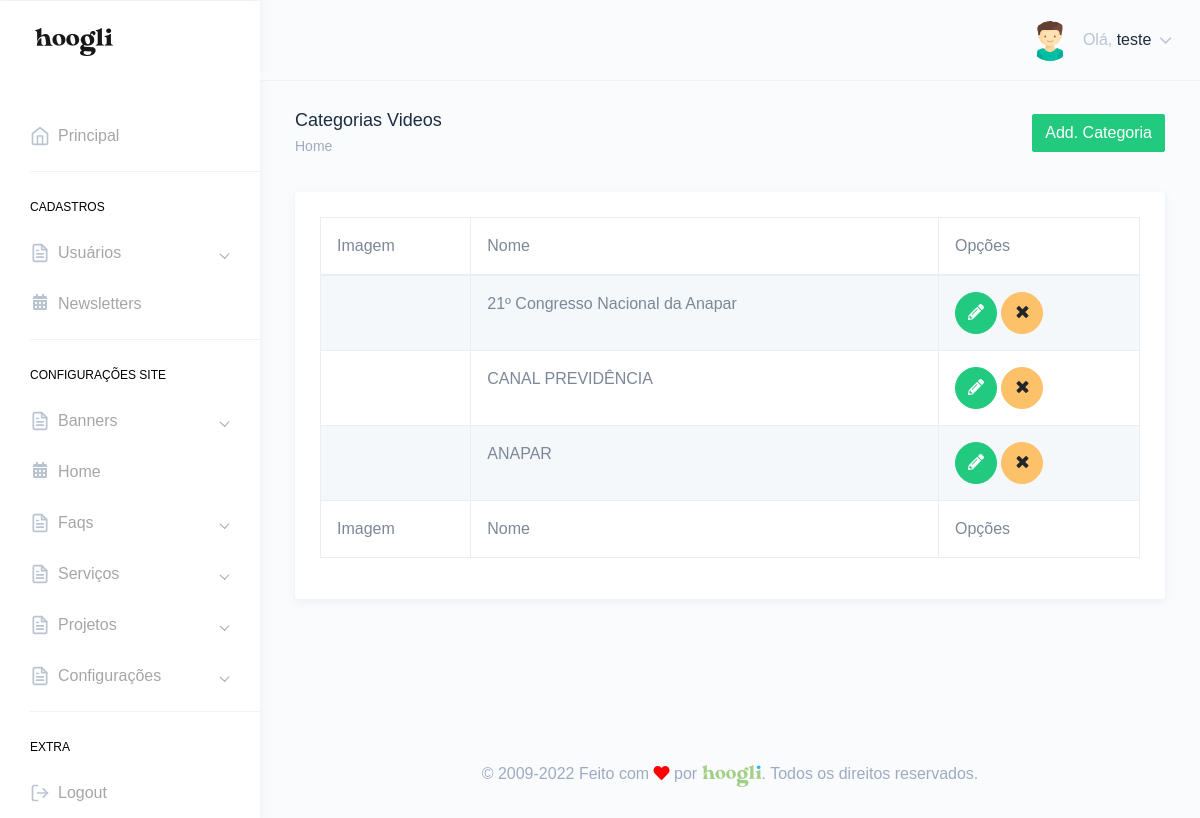
Screenshot of /painel/categoriasvideos.php (signed in) with the database file from the repository.
### tables this page shows
CREATE TABLE `tbl_usuarios` (
  `id` int(11) NOT NULL,
  `nome` varchar(250) DEFAULT NULL,
  `email` varchar(250) DEFAULT NULL,
  `telefone` varchar(250) DEFAULT NULL,
  `endereco` varchar(250) DEFAULT NULL,
  `cpf` varchar(100) DEFAULT NULL,
  `login` varchar(100) DEFAULT NULL,
  `senha` varchar(100) DEFAULT NULL,
  `foto` varchar(250) DEFAULT NULL,
  `id_cargo` int(11) DEFAULT NULL,
  `sexo` varchar(2) DEFAULT NULL,
  `perm_cad_usuario` varchar(2) DEFAULT NULL,
  `perm_relatorio` varchar(2) DEFAULT NULL,
  `perm_add_usuario` varchar(2) DEFAULT NULL,
  `perm_edit_usuario` varchar(2) DEFAULT NULL,
  `perm_del_usuario` varchar(2) DEFAULT NULL,
  `perm_cad_contato` varchar(2) DEFAULT NULL,
  `perm_edit_contato` varchar(2) DEFAULT NULL,
  `perm_del_contato` varchar(2) DEFAULT NULL,
  `perm_edit_contato_nf` varchar(3) DEFAULT NULL,
  `perm_pag_principal_rm` varchar(2) DEFAULT NULL,
  `perm_pag_principal_uc` varchar(2) DEFAULT NULL,
  `admin_geral` varchar(2) DEFAULT NULL,
  `data_frase` date DEFAULT NULL,
  `id_frase` int(11) DEFAULT NULL,
  `frase_lida` varchar(2) DEFAULT NULL
);

CREATE TABLE `tbl_cat_videos` (
  `id` int(11) NOT NULL,
  `nome` varchar(250) DEFAULT NULL,
  `foto` varchar(250) DEFAULT NULL,
  `url_amigavel` varchar(250) DEFAULT NULL
);

### Connection/con-pdo.php (called while the page is built, shortened)
<?php
$conInstanciada = '';
if(empty($conInstanciada)) {
	class Conexao {
		private static $pdo;
		public static function getInstance() {
		if (!isset(self::$pdo)) {
		 try {
		  $opcoes = array(PDO::MYSQL_ATTR_INIT_COMMAND => 'SET NAMES utf8', PDO::ATTR_PERSISTENT => TRUE);
		  self::$pdo = new PDO("mysql:host=" . HOST . "; dbname=" . DBNAME . "; charset=" . CHARSET . ";", USER, PASSWORD, $opcoes);
		  self::$pdo->setAttribute(PDO::ATTR_ERRMODE, PDO::ERRMODE_EXCEPTION);
		 } catch (PDOException $e) {
		  print "Erro: " . $e->getMessage();
		 }
		}
		return self::$pdo;
		}
	}
}

### Class/acesso.class.php (called while the page is built, shortened)
<?php
$AcessoInstanciada = '';
if(empty($AcessoInstanciada)) {
	if(file_exists('Connection/conexao.php')) {
		require_once('Connection/con-pdo.php');
		require_once('funcoes.php');
	} else {
		require_once('../Connection/con-pdo.php');
		require_once('../funcoes.php');
	}
	class Acesso {
		private $pdo = null;
		private static $Acesso = null;
		private function __construct($conexao){
			$this->pdo = $conexao;
		}
		public static function getInstance($conexao){
			if (!isset(self::$Acesso)):
				self::$Acesso = new Acesso($conexao);
			endif;
			return self::$Acesso;
		}
		function rsDados($id='', $idCargo='', $orderBy='', $limite='') {
			$sqlLimite = '';
			$sqlOrdem = '';
			$sql = '';
			$nCampos = 0;
			if(!empty($id)) {
				$sql .= " and id = ?";
				$nCampos++;
				$campo[$nCampos] = $id;
			}
			try{
				$sql = "SELECT * FROM tbl_usuarios where 1=1 $sql $sqlOrdem $sqlLimite";
				$stm = $this->pdo->prepare($sql);
				for($i=1; $i<=$nCampos; $i++) {
					$stm->bindValue($i, $campo[$i]);
				}
				$stm->execute();
				$rsDados = $stm->fetchAll(PDO::FETCH_OBJ);
				if($id <> '' or $limite == 1) {
					return($rsDados[0]);
				} else {
					return($rsDados);
				}
			} catch(PDOException $erro){
				echo $erro->getMessage();
			}
		}
	}
}

### painel/verifica.php (called while the page is built, shortened)
<?php
include "../Class/acesso.class.php";
$verificaRestrito = Acesso::getInstance(Conexao::getInstance());
include "../Class/categoriasvideos.class.php";
$categoriasvideos = CategoriasVideos::getInstance(Conexao::getInstance());
$verificaRestrito->restritoAdmin();
$dadosUsuarioLogado = $verificaRestrito->rsDados($_SESSION['dadosLogado']->id);
?>

### funcoes.php (called while the page is built, shortened)
<?php
  function icone_genero($genero) {
    switch ($genero) {
      case "M": return "assets/images/avatars/boy.svg"; break;
    }
  }
?>

### Class/categoriasvideos.class.php (called while the page is built, shortened)
<?php
$CategoriasVideosInstanciada = '';
if(empty($CategoriasVideosInstanciada)) {
	if(file_exists('Connection/conexao.php')) {
		require_once('Connection/con-pdo.php');
		require_once('funcoes.php');
	} else {
		require_once('../Connection/con-pdo.php');
		require_once('../funcoes.php');
	}
	class CategoriasVideos {
		private $pdo = null;
		private static $CategoriasVideos = null;
		private function __construct($conexao){
			$this->pdo = $conexao;
		}
		public static function getInstance($conexao){
			if (!isset(self::$CategoriasVideos)):
				self::$CategoriasVideos = new CategoriasVideos($conexao);
			endif;
			return self::$CategoriasVideos;
		}
		function rsDados($id='', $orderBy='', $limite='', $url_amigavel='') {
			$nCampos = 0;
			$sql = '';
			$sqlOrdem = '';
			$sqlLimite = '';
			try{
				$sql = "SELECT * FROM tbl_cat_videos where 1=1 $sql $sqlOrdem $sqlLimite";
				$stm = $this->pdo->prepare($sql);
				for($i=1; $i<=$nCampos; $i++) {
					$stm->bindValue($i, $campo[$i]);
				}
				$stm->execute();
				$rsDados = $stm->fetchAll(PDO::FETCH_OBJ);
				if($id <> '' or $limite == 1) {
					return($rsDados[0]);
				} else {
					return($rsDados);
				}
			} catch(PDOException $erro){
				echo $erro->getMessage();
			}
		}
	}
}

### painel/categoriasvideos.php (the view, shortened to what this page needs)
<?php include "verifica.php";
$puxaCategorias = $categoriasvideos->rsDados();
?>
<!DOCTYPE html>
<html dir="ltr" lang="pt-br">
<head>
    <link href="dist/css/style.min.css" rel="stylesheet">
</head>
<body>
    <div id="main-wrapper" data-theme="light" data-layout="vertical" data-navbarbg="skin6" data-sidebartype="full" data-sidebar-position="fixed" data-header-position="fixed" data-boxed-layout="full">
      <?php include "header.php";?>
       <?php include "inc-menu-lateral.php";?>
        <div class="page-wrapper">
            <div class="page-breadcrumb">
                <div class="row">
                    <div class="col-7 align-self-center">
                        <h4 class="page-title text-truncate text-dark font-weight-medium mb-1">Categorias Videos</h4>
                        <div class="d-flex align-items-center">
                            <nav aria-label="breadcrumb">
                                <ol class="breadcrumb m-0 p-0">
                                    <li class="breadcrumb-item"><a href="." class="text-muted">Home</a></li>
                                </ol>
                            </nav>
                        </div>
                    </div>
                    <div class="col-5 align-self-center">
                        <a href="add-categoriavideo.php" class="btn btn-success float-right">Add. Categoria</a>
                    </div>
                </div>
            </div>
            <div class="container-fluid">
                <div class="row">
                    <div class="col-12">
                        <div class="card">
                            <div class="card-body">
                                <div class="table-responsive">
                                    <table id="zero_config" class="table table-striped table-bordered no-wrap">
                                        <thead>
                                            <tr>
                                                <th>Imagem</th>
                                                <th>Nome</th>
                                                <th>Opções</th>
                                            </tr>
                                        </thead>
                                        <tbody>
                                            <?php
                                            if(count($puxaCategorias) > 0){
                                            foreach($puxaCategorias as $categoria){?>
                                            <tr>
                                                <td>
                                                    </td>
                                                <td><?php echo $categoria->nome;?></td>
                                                <td>
                                                    <a href="editar-categoriavideo.php?id=<?php echo $categoria->id;?>" class="btn btn-success btn-circle"><i class="fas fa-pencil-alt"></i></a>
                                                    <a href="categoriasvideos.php?id=<?php echo $categoria->id;?>&acao=excluirCategoriaVideo" class="btn btn-warning btn-circle"><i class="fa fa-times"></i></a>
                                                </td>
                                            </tr>
                                            <?php } }?>
                                        </tbody>
                                        <tfoot>
                                            <tr>
                                                <th>Imagem</th>
                                                <th>Nome</th>
                                                <th>Opções</th>
                                            </tr>
                                        </tfoot>
                                    </table>
                                </div>
                            </div>
                        </div>
                    </div>
                </div>
            </div>
        <?php include "footer.php";?>
        </div>
    </div>
</body>
</html>

### painel/header.php (shortened to what this page needs)
<header class="topbar" data-navbarbg="skin6">
            <nav class="navbar top-navbar navbar-expand-md">
                <div class="navbar-header" data-logobg="skin6">
                    <div class="navbar-brand">
                        <a href=".">
                            <span class="logo-text">
                                <img src="assets/images/hoogli_logo.png" alt="homepage" class="dark-logo" />
                            </span>
                        </a>
                    </div>
                </div>
                <div class="navbar-collapse collapse" id="navbarSupportedContent">
                    <ul class="navbar-nav float-right">
                        <li class="nav-item dropdown">
                            <a class="nav-link dropdown-toggle" href="javascript:void(0)" data-toggle="dropdown"
                                aria-haspopup="true" aria-expanded="false">
                                <?php if(!empty($dadosUsuarioLogado->foto)){?>
                                <img src="../img/<?php echo $dadosUsuarioLogado->foto;?>" alt="<?php echo $dadosUsuarioLogado->nome;?>" class="rounded-circle" width="40">
                                <?php }else{?>
                                <img src="<?php echo icone_genero($dadosUsuarioLogado->sexo);?>" alt="<?php echo $dadosUsuarioLogado->nome;?>" class="rounded-circle" width="40">
                                <?php }?>
                                <span class="ml-2 d-none d-lg-inline-block"><span>Olá,</span> <span
                                        class="text-dark"><?php echo $dadosUsuarioLogado->nome;?></span> <i data-feather="chevron-down"
                                        class="svg-icon"></i></span>
                            </a>
                        </li>
                    </ul>
                </div>
            </nav>
        </header>

### rows the page displays
tbl_usuarios: nome "teste"
tbl_cat_videos: nome "21º Congresso Nacional da Anapar"
tbl_cat_videos: nome "CANAL PREVIDÊNCIA"
tbl_cat_videos: nome "ANAPAR"
